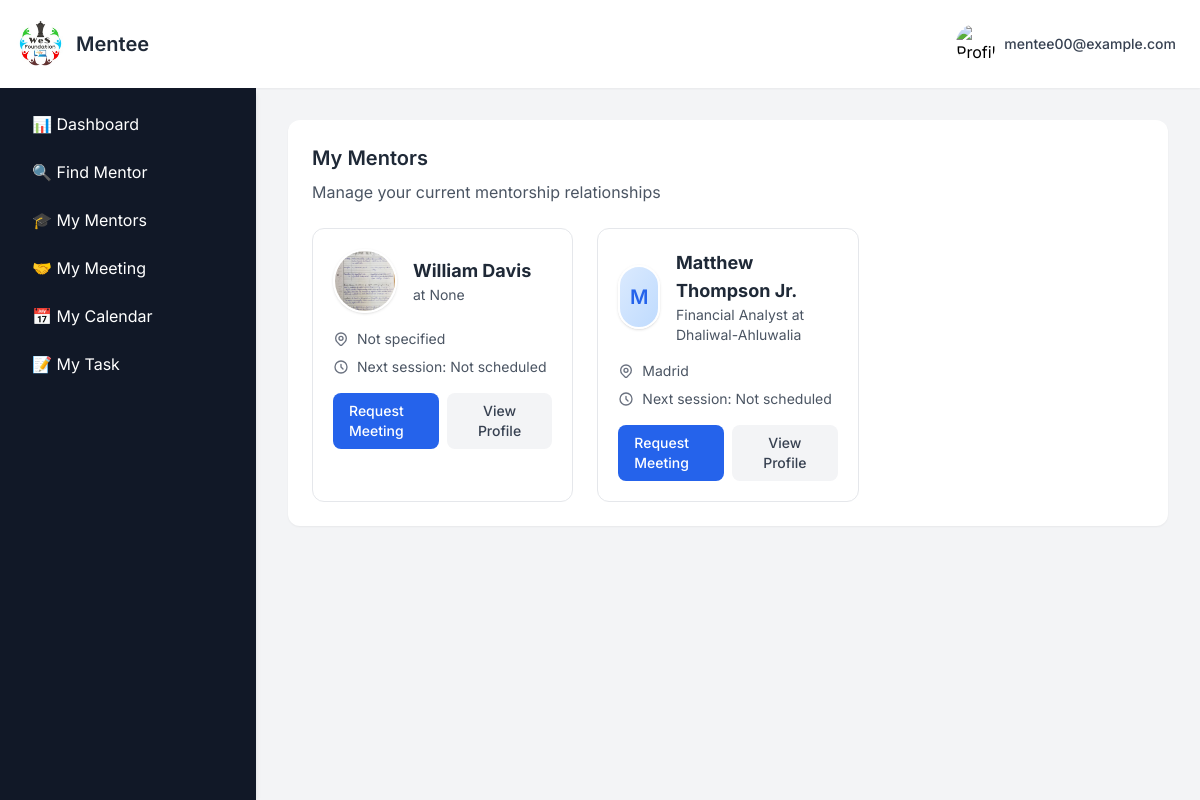
The app's page /my_mentors (signed in) with its own data.
### app.py (models this page shows, shortened)
class User(db.Model):
    __tablename__ = "signup_details"
    id = db.Column(db.Integer, primary_key=True)
    name = db.Column(db.String(100), nullable=False)
    email = db.Column(db.String(100), unique=True, nullable=False)
    password = db.Column(db.String(200), nullable=False)   # length thoda bada
    user_type = db.Column(db.String(10), nullable=False)
    mentor_profile = db.relationship("MentorProfile", backref="user", uselist=False)

class MentorProfile(db.Model):
    __tablename__="mentor_profile"
    id = db.Column(db.Integer, primary_key=True)
    user_id= db.Column(db.Integer, db.ForeignKey("signup_details.id"),nullable=False)
    profession = db.Column(db.String(100))
    skills = db.Column(db.Text)  # New field - comma separated skills
    role = db.Column(db.String(100))  # New field - job role/position
    industry_sector = db.Column(db.String(100))  # New field - industry/sector
    organisation = db.Column(db.String(150))
    years_of_experience = db.Column(db.String(100))
    whatsapp = db.Column(db.String(20))
    location = db.Column(db.String(100))  # New field - country
    education = db.Column(db.String(150))
    language = db.Column(db.String(100))  # Can store multiple languages comma separated
    linkedin_link = db.Column(db.String(200))  # New field
    github_link = db.Column(db.String(200))  # New field
    portfolio_link = db.Column(db.String(200))  # New field
    other_social_link = db.Column(db.String(200))
    mentorship_topics = db.Column(db.Text)  # New field - topics they can mentor on
    mentorship_type_preference = db.Column(db.String(200))  # New field - school, women, etc.
    preferred_communication = db.Column(db.String(100))  # online, offline, hybrid
    availability = db.Column(db.String(100))
    connect_frequency = db.Column(db.String(100))
    preferred_duration = db.Column(db.String(100))  # New field - 1 month, 6 months, etc.
    why_mentor = db.Column(db.Text)  # Changed from "why become mentor" to "why mentor"
    mentorship_philosophy = db.Column(db.Text)  # New field
    mentorship_motto = db.Column(db.String(300))  # New field
    additional_info = db.Column(db.Text)
    profile_picture = db.Column(db.String(100))
    status = db.Column(db.String(20), default="pending")

### app.py (the view)
@app.route("/my_mentors")
def my_mentors():
    if "email" not in session or session.get("user_type") != "2":
        return redirect(url_for("signin"))
    mentee = User.query.filter_by(email=session["email"]).first()
    profile_complete = check_profile_complete(mentee.id, "2")
    if not mentee:
        flash("Mentee profile not found.", "error")
        return redirect(url_for("signin"))
    accepted_requests = MentorshipRequest.query.filter_by(
        mentee_id=mentee.id,
        mentor_status="accepted",
        supervisor_status="approved",
        final_status="approved"
    ).all()
    my_mentors = []
    for req in accepted_requests:
        if req.mentor and req.mentor.mentor_profile:
             my_mentors.append(req.mentor.mentor_profile)
    return render_template(
        "mentee/mentee_my_mentors.html",
        my_mentors=my_mentors,
        show_sidebar=True,
        profile_complete=profile_complete
    )

### app.py (called while the page is built)
@app.context_processor
def inject_profile_complete():
    profile_complete = True  # Default to True (no popup)
    if "email" in session and session.get("user_type") in ["1", "2"]:
        user = User.query.filter_by(email=session["email"]).first()
        if user:
            profile_complete = check_profile_complete(user.id, session.get("user_type"))
    return dict(profile_complete=profile_complete)

### templates/mentee/mentee_my_mentors.html (shortened to what this page needs)
{% extends "base2.html" %}
{% block user %}Mentee{% endblock %}
{% block content %}
  <section id="mymentors" class=" p-6 bg-white rounded-xl shadow-sm">
    <div class="mb-6">
      <h2 class="text-xl font-semibold text-gray-800 mb-2">My Mentors</h2>
      <p class="text-gray-600">Manage your current mentorship relationships</p>
    </div>
    {% if my_mentors and my_mentors|length > 0 %}
    <div class="grid grid-cols-1 md:grid-cols-2 lg:grid-cols-3 gap-6">
      {% for mentor in my_mentors %}
      <div class="bg-white rounded-xl border border-gray-200 p-5 transition-all hover:shadow-md">
        <div class="flex items-center gap-4 mb-4">
          {% if mentor.profile_picture %}
            <img src="{{ url_for('static', filename='uploads/' ~ mentor.profile_picture) }}"
                 alt="{{ mentor.user.name }}"
                 class="w-16 h-16 rounded-full object-cover border-2 border-white shadow">
          {% else %}
            <div class="w-16 h-16 rounded-full bg-gradient-to-br from-blue-100 to-blue-200 flex items-center justify-center text-blue-600 border-2 border-white shadow">
              <span class="text-xl font-semibold">{{ mentor.user.name[0] if mentor.user.name else '?' }}</span>
            </div>
          {% endif %}
          <div>
            <h3 class="text-lg font-bold text-gray-800">{{ mentor.user.name }}</h3>
            <p class="text-sm text-gray-600">{{ mentor.profession }} at {{ mentor.organisation }}</p>
          </div>
        </div>
        <div class="space-y-2 mb-4">
          <div class="flex items-center text-sm text-gray-600">
            <span>{{ mentor.location if mentor.location else 'Not specified' }}</span>
          </div>
          <div class="flex items-center text-sm text-gray-600">
            <svg xmlns="http://www.w3.org/2000/svg" class="h-4 w-4 mr-2 text-gray-500" fill="none" viewBox="0 0 24 24" stroke="currentColor">
              <path stroke-linecap="round" stroke-linejoin="round" stroke-width="2" d="M12 8v4l3 3m6-3a9 9 0 11-18 0 9 9 0 0118 0z" />
            </svg>
            <span>Next session: {{ mentor.next_session if mentor.next_session else 'Not scheduled' }}</span>
          </div>
        </div>
          <div class="flex space-x-2">
              <a href="{{ url_for ('mentee_create_meeting_request', mentor_id=mentor.user.id)}}"
              class="flex-1 px-4 py-2 bg-blue-600 text-white text-sm font-medium rounded-lg hover:bg-blue-700 transition">
                Request Meeting
              </a>
            <button onclick="openProfileModal(
                '{{ mentor.user.name }}',
                '{{ mentor.profession }}',
                '{{ mentor.organisation }}',
                '{{ mentor.location }}',
                '{{ mentor.years_of_experience }}',
                '{{ mentor.profile_picture }}',
                '{{ mentor.user.email }}',
                '{{ mentor.education }}',
                '{{ mentor.language }}',
                '{{ mentor.preferred_communication }}',
                '{{ mentor.why_mentor }}'
            )" class="flex-1 px-4 py-2 bg-gray-100 text-gray-700 text-sm font-medium rounded-lg hover:bg-gray-200 transition">
                View Profile
            </button>
         </div>
      </div>
      {% endfor %}
    </div>
    {% endif %}
  </section>
{% endblock %}

### templates/base2.html (shortened to what this page needs)
<!DOCTYPE html>
<html lang="en">
<head>
    <script src="https://cdn.tailwindcss.com"></script>
</head>
<body class="flex flex-col h-screen overflow-hidden">
    <nav class="bg-white shadow-sm p-4 flex justify-between items-center z-10">
        <div class="flex items-center space-x-2">
            <a href="
            {% if session.get('user_type') == '0' %}
                {{ url_for('supervisordashboard') }}
            {% elif session.get('user_type') == '1' %}
                {{ url_for('mentordashboard') }}
            {% elif session.get('user_type') == '2' %}
                {{ url_for('menteedashboard') }}
            {% else %}
                {{ url_for('home') }}
            {% endif %}
            " class="flex items-center">
                <img src="{{ url_for('static', filename='img/logo.jpg') }}" alt="LOGO" class="h-12 w-12 rounded-full mr-3">
                <span class="text-xl font-semibold text-gray-800">{% block user %}{% endblock %}</span>
            </a>
        </div>
        <div class="relative">
            <button id="profile-dropdown-btn" class="group flex items-center space-x-2 p-2 rounded-full hover:bg-gray-600 hover:text-white transition-colors duration-200 focus:outline-none focus:ring focus:ring-blue-300">
                <div class="top-right-profile">
                    {% if current_user_profile_pic and current_user_profile_pic != 'default.png' %}
                        <img src="{{ url_for('static', filename='uploads/' + current_user_profile_pic) }}"
                             alt="Profile Picture" class="w-10 h-10 rounded-full object-cover">
                    {% else %}
                        <img src="{{ url_for('static', filename='uploads/default.png') }}"
                             alt="Profile Picture" class="w-10 h-10 rounded-full object-cover">
                    {% endif %}
                </div>
                <span class="text-sm font-medium text-gray-700 group-hover:text-white hidden sm:block">{{ session.get('email') }}</span>
            </button>
        </div>
    </nav>
    <div class="flex flex-1 overflow-hidden">
        {% if show_sidebar %}
            <aside id="sidebar"
                   class="fixed inset-y-0 left-0 w-64 bg-gray-900 shadow-md p-4 space-y-2 overflow-y-auto
                          transform -translate-x-full transition-transform duration-200 ease-in-out
                          md:relative md:translate-x-0 z-20">
                {% if session.get('user_type') == '0' %}
                    <a href="{{ url_for('supervisordashboard')}}"
                       class="block px-4 py-2 text-white hover:bg-gray-600 rounded-md">
                       📊 Dashboard
                    </a>
                    <a href="{{ url_for('supervisor_find_mentor')}}"
                       class="block px-4 py-2 text-white hover:bg-gray-600 rounded-md">
                       🎓 All Mentors
                    </a>
                    <a href="{{ url_for('supervisor_find_mentee')}}"
                       class="block px-4 py-2 text-white hover:bg-gray-600 rounded-md">
                       👥 All Mentees
                    </a>
                    <a href="{{ url_for('view_requests')}}"
                       class="block px-4 py-2 text-white hover:bg-gray-600 rounded-md">
                       📩 All Requests
                    </a>
                    <a href="{{ url_for('supervisor_meeting_details')}}"
                       class="block px-4 py-2 text-white hover:bg-gray-600 rounded-md">
                        🤝 All Meetings
                    </a>
                    <a href="{{ url_for('supervisor_calendar')}}"
                       class="block px-4 py-2 text-white hover:bg-gray-600 rounded-md">
                        📅 All Calendar
                    </a>
                    <a href="{{ url_for('supervisor_tasks')}}"
                       class="block px-4 py-2 text-white hover:bg-gray-600 rounded-md">
                        📝 All Tasks
                    </a>
                {% elif session.get('user_type') == '2' %}
                    <a href="{{ url_for('menteedashboard')}}"
                       class="block px-4 py-2 text-white hover:bg-gray-600 rounded-md">
                       📊 Dashboard
                    </a>
                    <a href="{{ url_for('find_mentor')}}"
                       class="block px-4 py-2 text-white hover:bg-gray-600 rounded-md">
                       🔍 Find Mentor
                    </a>
                    <a href="{{ url_for('my_mentors')}}"
                       class="block px-4 py-2 text-white hover:bg-gray-600 rounded-md">
                       🎓 My Mentors
                    </a>
                    <a href="{{ url_for('mentee_meeting_details')}}"
                       class="block px-4 py-2 text-white hover:bg-gray-600 rounded-md">
                        🤝 My Meeting
                    </a>
                    <a href="{{ url_for('mentee_calendar')}}"
                       class="block px-4 py-2 text-white hover:bg-gray-600 rounded-md">
                        📅 My Calendar
                    </a>
                   <a href="{{ url_for('mentee_tasks')}}"
                       class="block px-4 py-2 text-white hover:bg-gray-600 rounded-md">
                        📝 My Task
                    </a>
                {% endif %}
            </aside>
        {% endif %}
        <main class="flex-1 p-8 overflow-y-auto pb-40">
            {% block content %}{% endblock %}
        </main>
    </div>
</body>
</html>

### templates/base2.html (style rules this page uses)
body { font-family: 'Inter', sans-serif; background-color: #f3f4f6; }

### records on screen
User: get "mentee00@example.com"
MentorProfile: profile_picture (picture), user.name "William Davis", organisation "None", location "Not specified", next_session "Not scheduled"
MentorProfile: user "M", user.name "Matthew Thompson Jr.", profession "Financial Analyst", organisation "Dhaliwal-Ahluwalia", location "Madrid", next_session "Not scheduled"
